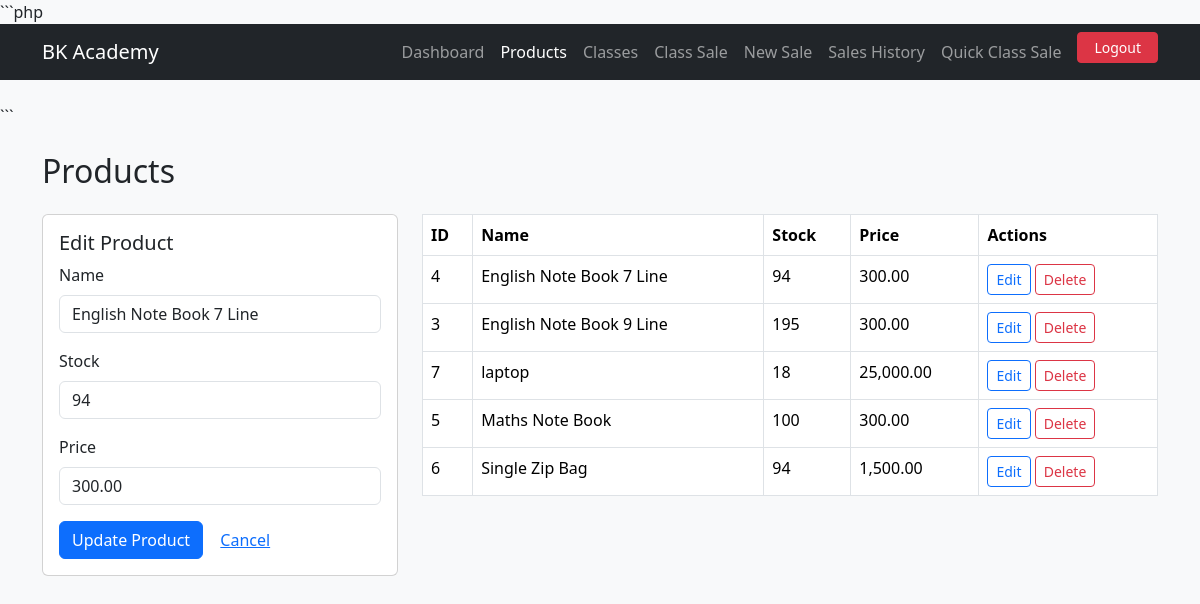
Page /inventory/products.php?edit=4 on the committed database.
### tables this page shows
CREATE TABLE `products` (
  `id` int(11) NOT NULL,
  `name` varchar(255) NOT NULL,
  `stock` int(11) DEFAULT 0,
  `price` decimal(10,2) NOT NULL
);

### inventory/core.php (called while the page is built, shortened)
<?php
function getConnection() {
    static $pdo = null;
    if ($pdo === null) {
        try {
            $pdo = new PDO(
                "mysql:host=" . DB_HOST . ";dbname=" . DB_NAME . ";charset=utf8mb4",
                DB_USER,
                DB_PASS,
                [
                    PDO::ATTR_ERRMODE            => PDO::ERRMODE_EXCEPTION,
                    PDO::ATTR_DEFAULT_FETCH_MODE => PDO::FETCH_ASSOC,
                    PDO::ATTR_EMULATE_PREPARES   => false,
                ]
            );
            $pdo->exec("SET time_zone = '+05:00'");
        } catch (PDOException $e) {
            die("Database connection failed: " . $e->getMessage());
        }
    }
    return $pdo;
}
function getProducts() {
    $pdo = getConnection();
    $stmt = $pdo->query("SELECT * FROM products ORDER BY name ASC");
    return $stmt->fetchAll();
}
function getProduct($id) {
    $pdo = getConnection();
    $stmt = $pdo->prepare("SELECT * FROM products WHERE id = ?");
    $stmt->execute([$id]);
    return $stmt->fetch();
}

### inventory/products.php (the view, shortened to what this page needs)
<?php
require 'core.php';
$editProduct = null;
if (isset($_GET['edit'])) {
    $editProduct = getProduct((int)$_GET['edit']);
}
$products = getProducts();
?>
<!DOCTYPE html>
<html lang="en">
<head>
<link href="https://cdn.jsdelivr.net/npm/bootstrap@5.3.3/dist/css/bootstrap.min.css" rel="stylesheet">
</head>
<body class="bg-light">
<?php include 'navbar.php'; ?>
<div class="container py-4">
    <h2 class="mb-4">Products</h2>
    <div class="row">
        <div class="col-md-4">
            <div class="card">
                <div class="card-body">
                    <h5 class="card-title"><?= $editProduct ? 'Edit Product' : 'Add Product' ?></h5>
                    <form method="post">
                        <div class="mb-3">
                            <label class="form-label">Name</label>
                            <input type="text" name="name" class="form-control" required
                                   value="<?= htmlspecialchars($editProduct['name'] ?? '') ?>">
                        </div>
                        <div class="mb-3">
                            <label class="form-label">Stock</label>
                            <input type="number" name="stock" class="form-control" min="0" required
                                   value="<?= htmlspecialchars($editProduct['stock'] ?? 0) ?>">
                        </div>
                        <div class="mb-3">
                            <label class="form-label">Price</label>
                            <input type="number" step="0.01" name="price" class="form-control" min="0" required
                                   value="<?= htmlspecialchars($editProduct['price'] ?? 0) ?>">
                        </div>
                        <button type="submit" class="btn btn-primary">
                            <?= $editProduct ? 'Update' : 'Add' ?> Product
                        </button>
                        <?php if ($editProduct): ?>
                            <a href="products.php" class="btn btn-link">Cancel</a>
                        <?php endif; ?>
                    </form>
                </div>
            </div>
        </div>
        <div class="col-md-8">
            <table class="table table-bordered bg-white">
                <thead>
                    <tr>
                        <th>ID</th>
                        <th>Name</th>
                        <th>Stock</th>
                        <th>Price</th>
                        <th>Actions</th>
                    </tr>
                </thead>
                <tbody>
                    <?php foreach ($products as $p): ?>
                        <tr>
                            <td><?= (int)$p['id'] ?></td>
                            <td><?= htmlspecialchars($p['name']) ?></td>
                            <td><?= (int)$p['stock'] ?></td>
                            <td><?= number_format($p['price'], 2) ?></td>
                            <td>
                                <a href="products.php?edit=<?= (int)$p['id'] ?>" class="btn btn-sm btn-outline-primary">Edit</a>
                                <a href="products.php?delete=<?= (int)$p['id'] ?>"
                                   class="btn btn-sm btn-outline-danger"
                                   onclick="return confirm('Delete this product?');">Delete</a>
                            </td>
                        </tr>
                    <?php endforeach; ?>
                </tbody>
            </table>
        </div>
    </div>
</div>
</body>
</html>

### rows in the picture
products: name "English Note Book 7 Line", stock "94", price "300.00", id "4"
products: id "3", name "English Note Book 9 Line", stock "195", price "300.00"
products: id "7", name "laptop", stock "18", price "25,000.00"
products: id "5", name "Maths Note Book", stock "100", price "300.00"
products: id "6", name "Single Zip Bag", stock "94", price "1,500.00"
